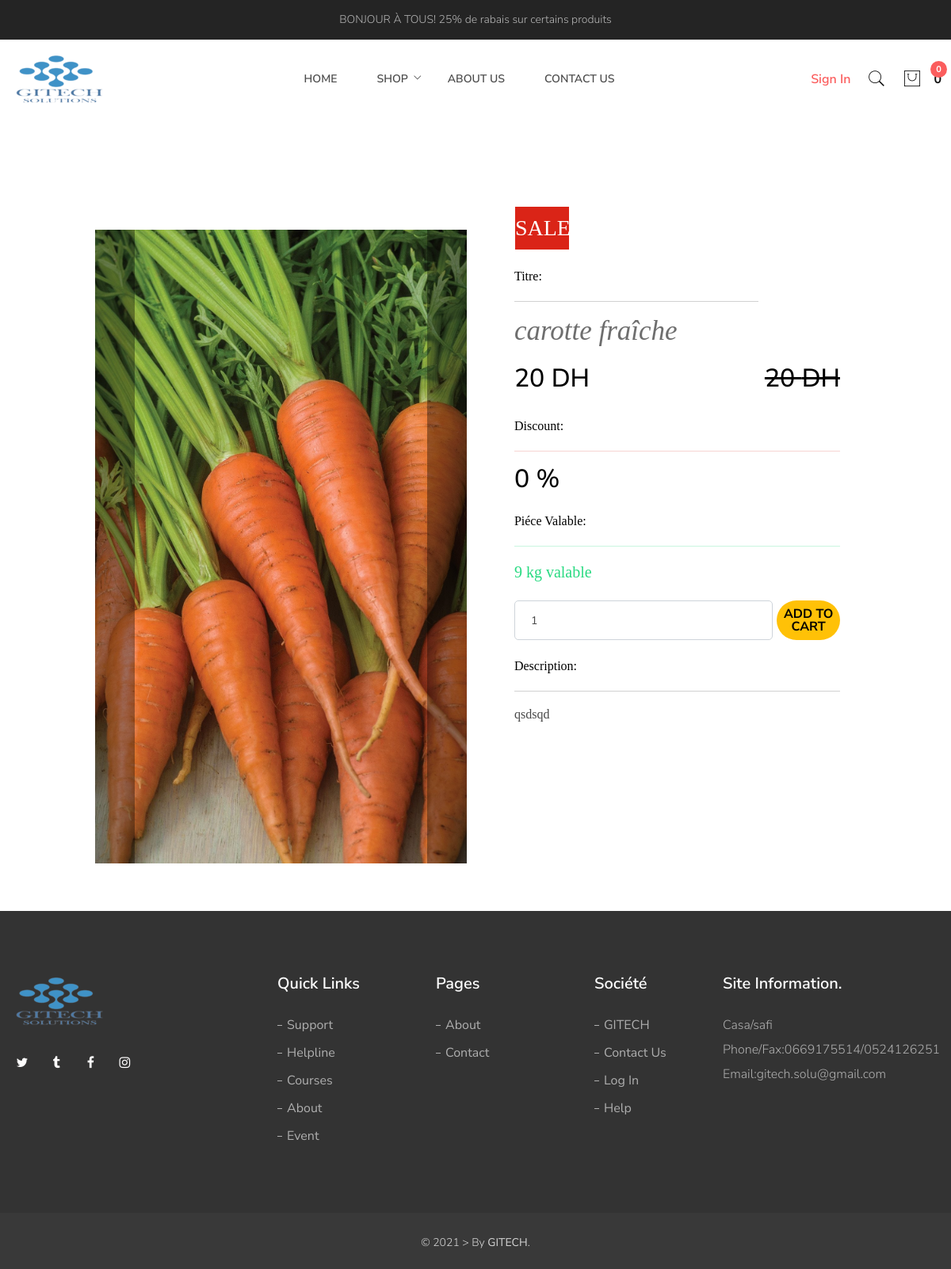
/stageopti/single-product.php?pid=47, run on the app's committed database.
### tables this page shows
CREATE TABLE `produit` (
  `pid` int NOT NULL AUTO_INCREMENT,
  `ptitre` varchar(300) NOT NULL,
  `pcategorie` varchar(50) NOT NULL,
  `quantité` float NOT NULL DEFAULT '0',
  `discount` float NOT NULL DEFAULT '0',
  `prixV` float NOT NULL,
  `prixA` float NOT NULL,
  `ptype` varchar(50) NOT NULL,
  `desci` varchar(500) DEFAULT NULL,
  `tva` float DEFAULT '0',
  PRIMARY KEY (`pid`,`ptitre`),
  UNIQUE KEY `ptitre` (`ptitre`),
  KEY `produiitfk1` (`pcategorie`),
  KEY `typeprud_idx` (`ptype`),
  CONSTRAINT `Fk_produittype` FOREIGN KEY (`ptype`) REFERENCES `typeproduite` (`ntype`) ON DELETE CASCADE ON UPDATE CASCADE,
  CONSTRAINT `produiitfk1` FOREIGN KEY (`pcategorie`) REFERENCES `catégorie` (`Ncatégorie`) ON DELETE CASCADE ON UPDATE CASCADE
);

CREATE TABLE `typeproduite` (
  `ntype` varchar(50) NOT NULL,
  `unite` varchar(10) NOT NULL,
  `description` varchar(500) DEFAULT NULL,
  PRIMARY KEY (`ntype`)
);

### stageopti/dtb.php (called while the page is built, shortened)
<?php
class daoges{
    function calcultprix($oldprix , $coupon){
        $newprix = $oldprix - ($oldprix * $coupon / 100) ;
        return $newprix;
    }
}
?>

### stageopti/single-product.php (the view, shortened to what this page needs)
<!DOCTYPE html>
<html lang="zxx">
<head>
    <link rel="stylesheet" href="assets/css/vendor/bootstrap.min.css" />
    <link rel="stylesheet" href="assets/css/vendor/pe-icon-7-stroke.css" />
    <link rel="stylesheet" href="assets/css/vendor/font.awesome.css" />
    <link rel="stylesheet" href="assets/css/plugins/animate.css" />
    <link rel="stylesheet" href="assets/css/plugins/swiper-bundle.min.css" />
    <link rel="stylesheet" href="assets/css/plugins/jquery-ui.min.css" />
    <link rel="stylesheet" href="assets/css/plugins/nice-select.css" />
    <link rel="stylesheet" href="assets/css/plugins/venobox.css" />
    <link rel="stylesheet" href="assets/css/style.css" />
    <link rel="stylesheet" type="text/css" href="assets/css/produitpage.css">
</head>
<body>
    <?php   include("header.php") ;  ?>
    <?php
if(isset($_GET['pid']))
{
    $pid = $_GET['pid'];
    $bdd = $dao->connexion();
    $respose = $bdd->query("SELECT * FROM produit WHERE pid = $pid  ");
    $ligne = $respose->fetch();
    $ptyp = $ligne['ptype'];
    $unite =  $bdd->query("SELECT * FROM typeproduite WHERE ntype= '$ptyp'");
    $ligne3 = $unite->fetch();
}
?>
    <div id="content">
    <section id="prodectzone">
        <div id="slider2">
             <div class="w" onclick="backslide();"> <button></button></div>
             <div class="w l" onclick="nextslide();"><button></button></div>
        </div>
        <div id="infoprod">
            <div class="salebtn"><h3>SALE</h3></div>
            <div class="dt titre">
                <p>Titre:</p>
                <hr>
                <h2><?php echo $ligne[1]; ?></h2>
            </div>
            <div class="dt prix">
               <h2><?php echo $dao->calcultprix($ligne['prixV'],$ligne['discount']) ." DH"; ?></h2>
               <h2  class="was-price"><?php echo  $ligne['prixV'] ." DH"; ?></h2>
            </div>
            <div class="dt discount">
            <p>Discount:</p>
                <hr>
                <h2><?php echo $ligne['discount'] ." %"; ?></h2>
            </div>
            <div class="dt quantité">
            <p>Piéce Valable:</p>
                <hr>
                <?php if($ligne['quantité']!=0) echo $ligne['quantité'] ." "  .$ligne3['unite'] ." valable " ; else echo "OUT OF STOCK !" ?>
            </div>
            <form method="post"  method="produit.php?action=add&pid=<?php echo $row[0]; ?>" class="dt qinpute">
                <input name="quantity" min="0,00001" class="form-control" type="float" max="<?php echo $ligne['quantité']; ?>" placeholder="quantité" value="1"  required>
                <?php
                if($ligne['quantité']==0){
                    ?>
                    <button type="submit" name="add_to_cart" type="button" class="btn btn-warning" disabled>ADD TO CART </button>
                    <?php
                }else{
                    ?>
                    <button type="submit" name="add_to_cart" type="button" class="btn btn-warning" >ADD TO CART </button>
                    <?php
                }
                ?>
            </form>
            <div class="dt discription">
            <p>Description:</p>
                <hr>
                <?php echo $ligne[8] ; ?>
            </div>
        </div>
</section>
    </div>
    <?php   include("foother.php") ;  ?>
</body>
</html>

### stageopti/assets/css/produitpage.css (style rules this page uses)
#prodectzone { width: 80%; margin: 50px auto ; margin-top: 80px; display: flex; padding: 10px 0px; }
#slider2 { width: 50%; height: 800px; display: flex; justify-content: space-between; background-size: cover; margin-top: 50px; }
.w { width: 50px; height: 100%; background-color: rgba(0, 0, 0, 0.37); position: relative; transition: 1s; cursor: pointer; }
.w button { position: absolute; top: 50%; right: 50%; transform: translateX(-50%,-50%); font-size: 40px; outline: none; background: none; border: none; color: red; font-weight: bold; }
#infoprod { width: 48%; margin-left: 40px; padding: 20px; }
.salebtn { width: 70px; height: 56px; border: 1px solid white; text-align: center; background-color: rgb(218, 36, 23); margin-bottom: 20px; }
.salebtn h3 { margin-top: 10px; font-family: Hello; color: white; }
.dt { width: 100%; margin: 20px 0px; }
.dt p { padding-bottom: 2px; color: black; font-family: Raleway; font-size: 16px; }
.titre h2 { font-family: Hello ; font-style: italic; color: rgb(110, 110, 110); font-size: 35px; }
.titre { width: 75%; }
.prix { font-family: SIMPLIFICA; display: flex; justify-content: space-between; color: rgb(223, 85, 75); }
.discount { font-family: Capriola; color: rgb(223, 85, 75); }
.quantité { font-family: Capriola; color: rgb(40, 218, 129); font-size: 20px; }
.discription { font-family: Aileron; }
.qinpute { display: flex; justify-content: space-between; }
.was-price { text-decoration: line-through; }
.qinpute .btn { text-transform: uppercase; margin-left: 5px; }

### data on the page
produit: ptitre "carotte fraîche", prixV "20", discount "0", quantité "9", desci "qsdsqd"
typeproduite: unite "kg"
